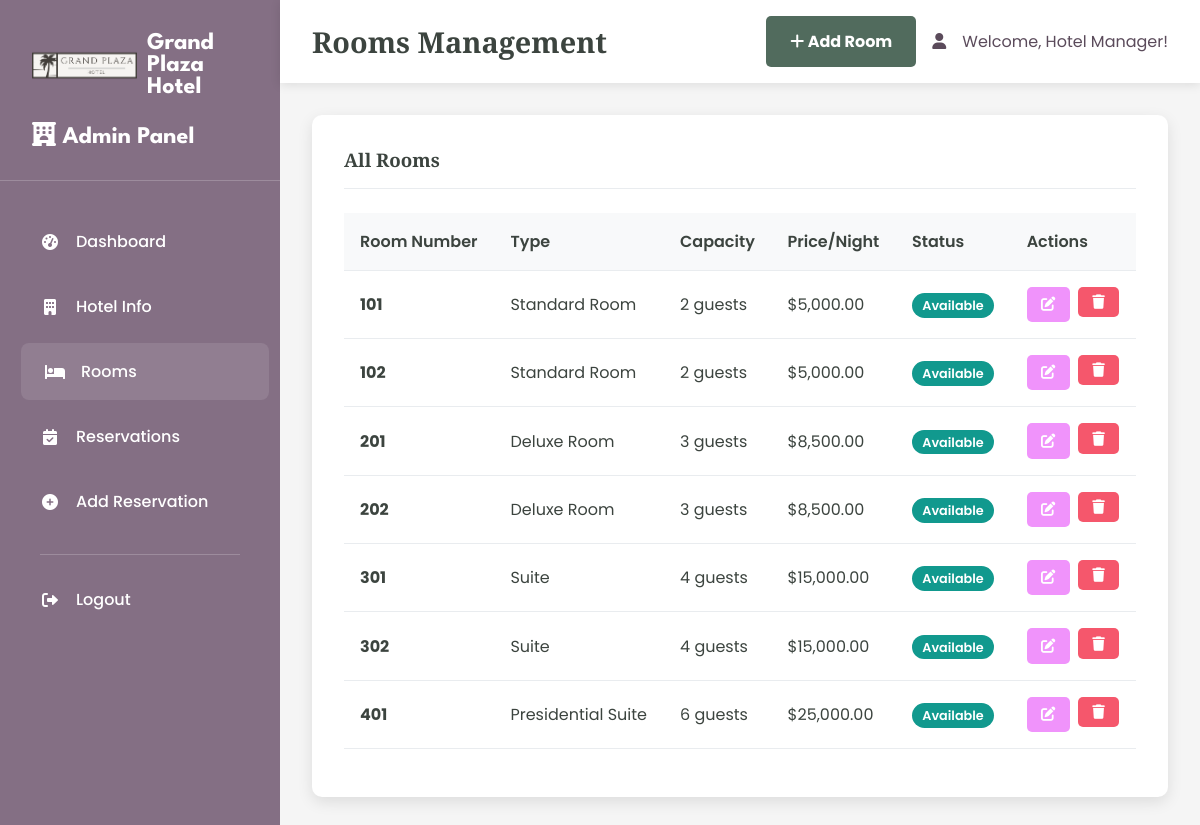
Screenshot of /admin/rooms.php (signed in) with the database file from the repository.
### tables this page shows
CREATE TABLE hotel (
    id INT AUTO_INCREMENT PRIMARY KEY,
    name VARCHAR(255) NOT NULL,
    address TEXT NOT NULL,
    phone VARCHAR(20),
    email VARCHAR(255),
    description TEXT,
    rating DECIMAL(2,1) DEFAULT 0.0,
    image_url VARCHAR(500),
    created_at TIMESTAMP DEFAULT CURRENT_TIMESTAMP,
    updated_at TIMESTAMP DEFAULT CURRENT_TIMESTAMP ON UPDATE CURRENT_TIMESTAMP
);

CREATE TABLE rooms (
    id INT AUTO_INCREMENT PRIMARY KEY,
    name VARCHAR(100) NOT NULL,
    room_number VARCHAR(50) NOT NULL UNIQUE,
    room_type VARCHAR(100) NOT NULL,
    capacity INT NOT NULL,
    size INT,
    price_per_night DECIMAL(10,2) NOT NULL,
    description TEXT,
    has_wifi BOOLEAN DEFAULT TRUE,
    has_tv BOOLEAN DEFAULT TRUE,
    has_ac BOOLEAN DEFAULT TRUE,
    is_available BOOLEAN DEFAULT TRUE,
    image_url VARCHAR(500),
    created_at TIMESTAMP DEFAULT CURRENT_TIMESTAMP,
    updated_at TIMESTAMP DEFAULT CURRENT_TIMESTAMP ON UPDATE CURRENT_TIMESTAMP
);

### admin/rooms.php (the view, shortened to what this page needs)
<?php
$pdo = getDBConnection();
$stmt = $pdo->query("SELECT * FROM rooms ORDER BY room_number");
$rooms = $stmt->fetchAll();
$stmt = $pdo->query("SELECT * FROM hotel LIMIT 1");
$hotel = $stmt->fetch();
?>
<!DOCTYPE html>
<html lang="en">
<head>
    <link href="https://cdnjs.cloudflare.com/ajax/libs/font-awesome/6.0.0/css/all.min.css" rel="stylesheet">
    <link rel="stylesheet" href="admin-styles.css">
</head>
<body>
    <div class="admin-container">
        <div class="sidebar">
            <div class="sidebar-header">
                <a href="../index.php" class="logo">
                    <img src="../assets/images/logo.png" alt="Hotel Logo">
                    <span class="logo-text"><?php echo htmlspecialchars($hotel['name']); ?></span>
                </a>
                <h3><i class="fas fa-hotel"></i> Admin Panel</h3>
            </div>
            <nav class="sidebar-nav">
                <div class="nav-item">
                    <a href="dashboard.php" class="nav-link">
                        <i class="fas fa-tachometer-alt"></i>
                        Dashboard
                    </a>
                </div>
                <div class="nav-item">
                    <a href="hotel.php" class="nav-link">
                        <i class="fas fa-building"></i>
                        Hotel Info
                    </a>
                </div>
                <div class="nav-item">
                    <a href="rooms.php" class="nav-link active">
                        <i class="fas fa-bed"></i>
                        Rooms
                    </a>
                </div>
                <div class="nav-item">
                    <a href="reservations.php" class="nav-link">
                        <i class="fas fa-calendar-check"></i>
                        Reservations
                    </a>
                </div>
                <div class="nav-item">
                    <a href="add_reservation.php" class="nav-link">
                        <i class="fas fa-plus-circle"></i>
                        Add Reservation
                    </a>
                </div>
                <div class="nav-divider"></div>
                <div class="nav-item">
                    <a href="?logout=1" class="nav-link">
                        <i class="fas fa-sign-out-alt"></i>
                        Logout
                    </a>
                </div>
            </nav>
        </div>
        <div class="main-content">
            <div class="top-nav">
                <h1 class="page-title">Rooms Management</h1>
                <div class="user-info">
                    <a href="?action=add" class="btn btn-primary">
                        <i class="fas fa-plus"></i>
                        Add Room
                    </a>
                    <i class="fas fa-user"></i>
                    <span>Welcome, <?php echo htmlspecialchars($_SESSION['admin_name']); ?>!</span>
                </div>
            </div>
            <div class="card">
                <div class="card-header">
                    <h3 class="card-title">All Rooms</h3>
                </div>
                <div class="table-responsive">
                    <table class="table">
                        <thead>
                            <tr>
                                <th>Room Number</th>
                                <th>Type</th>
                                <th>Capacity</th>
                                <th>Price/Night</th>
                                <th>Status</th>
                                <th>Actions</th>
                            </tr>
                        </thead>
                        <tbody>
                            <?php foreach ($rooms as $room): ?>
                            <tr>
                                <td>
                                    <strong><?php echo htmlspecialchars($room['room_number']); ?></strong>
                                </td>
                                <td><?php echo htmlspecialchars($room['room_type']); ?></td>
                                <td><?php echo htmlspecialchars($room['capacity']); ?> guests</td>
                                <td>$<?php echo number_format($room['price_per_night'], 2); ?></td>
                                <td>
                                    <span class="badge badge-<?php echo $room['is_available'] ? 'success' : 'danger'; ?>">
                                        <?php echo $room['is_available'] ? 'Available' : 'Occupied'; ?>
                                    </span>
                                </td>
                                <td>
                                    <div class="table-actions">
                                        <a href="?action=edit&id=<?php echo $room['id']; ?>" class="btn btn-warning btn-sm">
                                            <i class="fas fa-edit"></i>
                                        </a>
                                        <form method="POST" style="display: inline;" onsubmit="return confirm('Are you sure you want to delete this room?');">
                                            <button type="submit" class="btn btn-danger btn-sm">
                                                <i class="fas fa-trash"></i>
                                            </button>
                                        </form>
                                    </div>
                                </td>
                            </tr>
                            <?php endforeach; ?>
                        </tbody>
                    </table>
                </div>
            </div>
        </div>
    </div>
</body>
</html>

### admin/admin-styles.css (style rules this page uses)
body { margin: 0; font-family: 'Poppins', serif; color: #3c443f; background-color: #ffffff; }
h1, h2, h3, h4, h5, h6 { font-family: 'Libre Baskerville', sans-serif; }
a { text-decoration: none; color: inherit; }
.admin-container { display: flex; min-height: 100vh; }
.sidebar { background-color: #846f84; width: 280px; color: #ffffff; padding: 2em 0; box-shadow: 2px 0 10px rgba(0,0,0,0.1); }
.sidebar-header { padding: 0 2em 2em 2em; border-bottom: 1px solid rgba(255,255,255,0.2); margin-bottom: 2em; }
.sidebar-header h3 { font-family: 'League Spartan', sans-serif; font-size: 1.5em; margin: 0; color: #ffffff; }
.logo { display: flex; align-items: center; text-decoration: none; color: #ffffff; font-family: 'League Spartan', sans-serif; font-size: 1.5em; font-weight: bold; transition: opacity 0.3s ease; margin-bottom: 1em; }
.logo img { height: 35px; width: auto; margin-right: 10px; border-radius: 5px; }
.logo-text { color: #ffffff; text-decoration: none; }
.sidebar-nav { padding: 0 1em; }
.nav-item { margin-bottom: 0.5em; }
.nav-link { display: flex; align-items: center; padding: 1em 1.5em; color: #ffffff; border-radius: 8px; transition: all 0.3s ease; font-weight: 500; }
.nav-link:hover, .nav-link.active { background-color: rgba(255,255,255,0.1); color: #ffffff; transform: translateX(5px); }
.nav-link i { margin-right: 1em; width: 20px; text-align: center; }
.nav-divider { border-top: 1px solid rgba(255,255,255,0.2); margin: 1.5em 1.5em 1em 1.5em; }
.main-content { flex: 1; background-color: #f5f5f5; padding: 2em; }
.top-nav { background-color: #ffffff; padding: 1em 2em; margin: -2em -2em 2em -2em; box-shadow: 0 2px 10px rgba(0,0,0,0.1); display: flex; justify-content: space-between; align-items: center; }
.page-title { font-family: 'Libre Baskerville', sans-serif; font-size: 1.8em; color: #3c443f; margin: 0; }
.user-info { display: flex; align-items: center; gap: 1em; color: #5b4b5b; }
.card { background: #ffffff; border-radius: 10px; box-shadow: 0 5px 15px rgba(0,0,0,0.1); padding: 2em; margin-bottom: 2em; border: none; }
.card-header { background: none; border-bottom: 1px solid #e9ecef; padding-bottom: 1em; margin-bottom: 1.5em; }
.card-title { font-family: 'Libre Baskerville', sans-serif; color: #3c443f; margin: 0; }
.btn { padding: 0.8em 1.5em; border: none; border-radius: 5px; font-weight: bold; transition: all 0.3s ease; cursor: pointer; text-decoration: none; display: inline-block; text-align: center; }
.btn-primary { background-color: #516b5d; color: #ffffff; }
.btn-warning { background-color: #f093fb; color: #ffffff; }
.btn-danger { background-color: #f5576c; color: #ffffff; }
.btn-sm { padding: 0.5em 1em; font-size: 0.9em; }
.table { width: 100%; border-collapse: collapse; margin-bottom: 1em; }
.table th, .table td { padding: 1em; text-align: left; border-bottom: 1px solid #e9ecef; }
.table th { background-color: #f8f9fa; font-weight: 600; color: #3c443f; }
.table-actions { display: flex; gap: 0.5em; }
.badge { padding: 0.3em 0.8em; border-radius: 20px; font-size: 0.8em; font-weight: 600; }
.badge-success { background-color: #11998e; color: #ffffff; }

### rows the page displays
hotel: name "Grand Plaza Hotel"
rooms: room_number "101", room_type "Standard Room", capacity "2", price_per_night "5,000.00", is_available "Available"
rooms: room_number "102", room_type "Standard Room", capacity "2", price_per_night "5,000.00", is_available "Available"
rooms: room_number "201", room_type "Deluxe Room", capacity "3", price_per_night "8,500.00", is_available "Available"
rooms: room_number "202", room_type "Deluxe Room", capacity "3", price_per_night "8,500.00", is_available "Available"
rooms: room_number "301", room_type "Suite", capacity "4", price_per_night "15,000.00", is_available "Available"
rooms: room_number "302", room_type "Suite", capacity "4", price_per_night "15,000.00", is_available "Available"
rooms: room_number "401", room_type "Presidential Suite", capacity "6", price_per_night "25,000.00", is_available "Available"

### other values shown
$_SESSION['admin_name'] "Hotel Manager"
